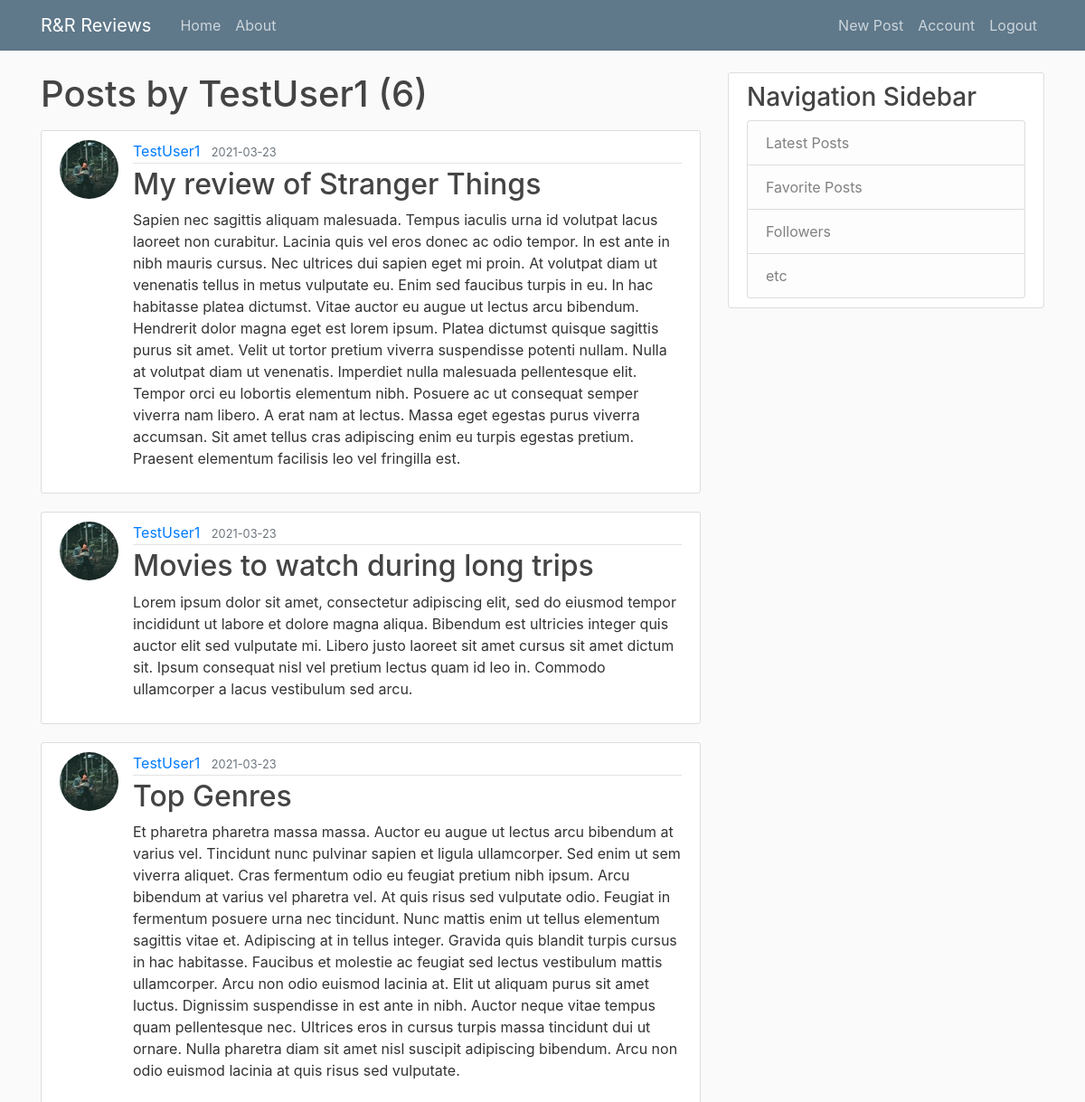
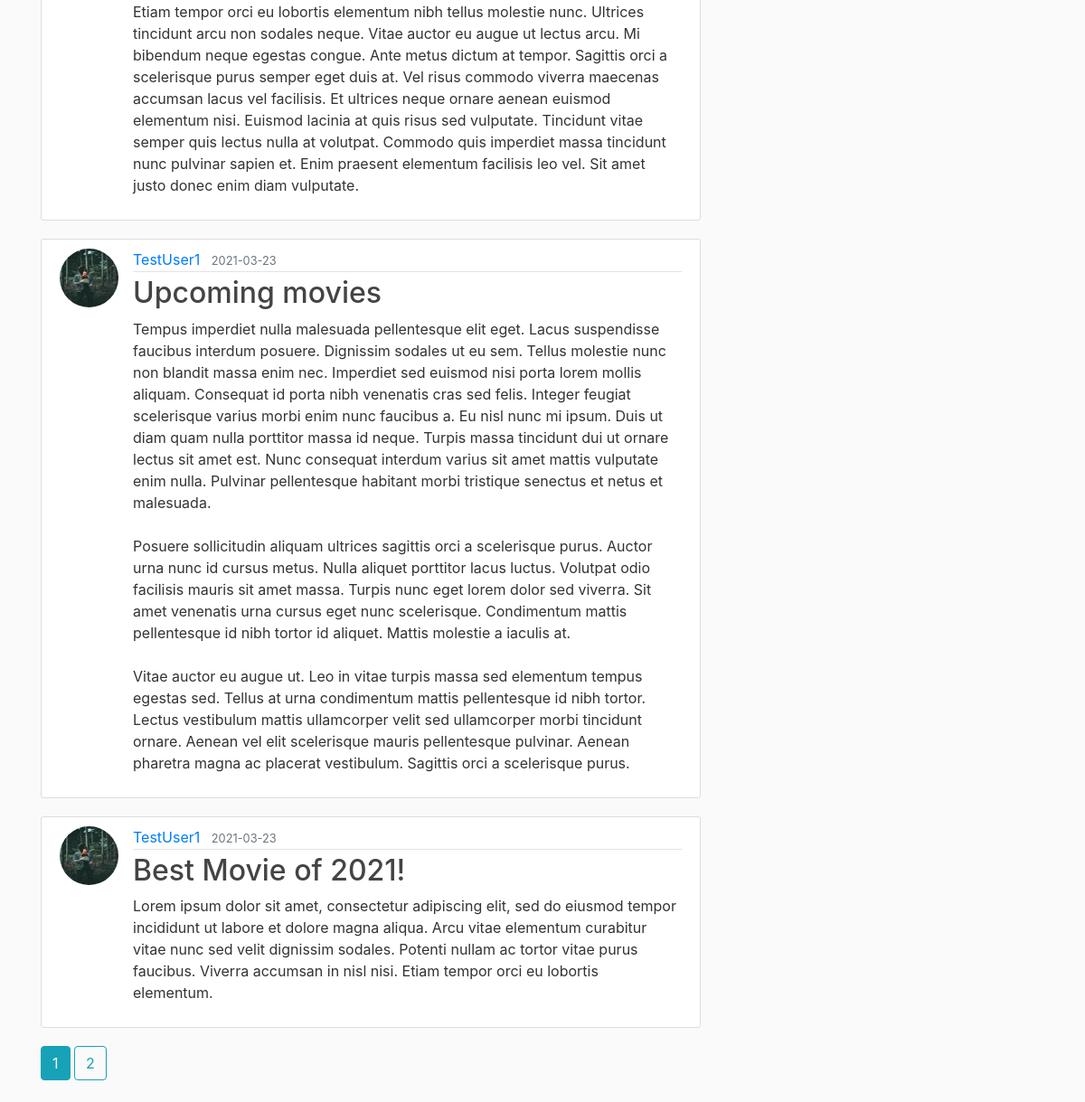
Screenshot of /user/TestUser1 (signed in) with the database file from the repository (2 pictures, top to bottom).
### app/models.py (models this page shows, shortened)
class User(db.Model, UserMixin):
    id = db.Column(db.Integer, primary_key=True)
    username = db.Column(db.String(50), unique=True, nullable=False)
    image_file = db.Column(db.String(20), nullable=False, default='default.jpg')
    password = db.Column(db.String(60), nullable=False)
    posts = db.relationship('Post', backref='author', lazy=True)

class Post(db.Model):
    id = db.Column(db.Integer, primary_key=True)
    title = db.Column(db.String(100), nullable=False)
    date_posted = db.Column(db.DateTime, nullable=False, default=datetime.utcnow)
    content = db.Column(db.Text, nullable=False)
    user_id = db.Column(db.Integer, db.ForeignKey('user.id'), nullable=False)

### app/routes.py (the view)
@app.route('/user/<string:username>')
def user_posts(username):
    page = request.args.get('page', 1, type=int)
    user = User.query.filter_by(username=username).first_or_404()
    posts = Post.query.filter_by(author=user).order_by(Post.date_posted.desc()).paginate(page=page, per_page=5)
    return render_template('user_posts.html', posts=posts, user=user)

### app/models.py (called while the page is built)
@login_manager.user_loader
def load_user(user_id):
    return User.query.get(int(user_id))

### app/templates/user_posts.html
{% extends "layout.html" %}
{% block content %}
    <h1 class="mb-3">Posts by {{ user.username }} ({{ posts.total }})</h1>
    {% for post in posts.items %}
        <article class="media content-section">
            <img class="rounded-circle article-img" src="{{ url_for('static', filename='profile_pics/' + post.author.image_file) }}">
            <div class="media-body">
                <div class="article-metadata">
                    <a class="mr-2" href="{{ url_for('user_posts', username=post.author.username) }}">{{ post.author.username }}</a>
                    <small class="text-muted">{{ post.date_posted.strftime('%Y-%m-%d') }}</small>
                </div>
                <h2><a class="article-title" href="{{ url_for('post', post_id=post.id) }}">{{ post.title }}</a></h2>
                <p class="article-content">{{ post.content }}</p>
            </div>
        </article>
    {% endfor %}
    {% for page_num in posts.iter_pages(left_edge=1, right_edge=1, left_current=1, right_current=2) %}
        {% if page_num %}
            {% if posts.page == page_num %}
                <a class="btn btn-info mb-4" href="{{ url_for('user_posts', username=user.username, page=page_num) }}">{{ page_num }}</a>
            {% else %}
                <a class="btn btn-outline-info mb-4" href="{{ url_for('user_posts', username=user.username, page=page_num) }}">{{ page_num }}</a>
            {% endif %}
        {% else %}
        ...
        {% endif %}
    {% endfor %}
{% endblock content %}

### app/static/main.css (style rules this page uses)
body { background: #fafafa; color: #333333; margin-top: 5rem; }
h1, h2, h3, h4, h5, h6 { color: #444444; }
.content-section { background: #ffffff; padding: 10px 20px; border: 1px solid #dddddd; border-radius: 3px; margin-bottom: 20px; }
.article-title { color: #444444; }
.article-content { white-space: pre-line; }
.article-img { height: 65px; width: 65px; margin-right: 16px; }
.article-metadata { padding-bottom: 1px; margin-bottom: 4px; border-bottom: 1px solid #e3e3e3 }

### rows the page displays
User: username "TestUser1"
Post: image_file (picture), author.username "TestUser1", date_posted "2021-03-23", title "My review of Stranger Things", content "Sapien nec sagittis aliquam malesuada. Tempus iaculis urna id volutpat lacus laoreet non curabitur. Lacinia quis vel eros donec ac odio tempor. In est ante in nibh mauris cursus. Nec ultrices dui sapien eget mi proin. At volutpat diam ut venenatis tellus in metus vulputate eu. Enim sed faucibus turpis in eu. In hac habitasse platea dictumst. Vitae auctor eu augue ut lectus arcu bibendum. Hendrerit dolor magna eget est lorem ipsum. Platea dictumst quisque sagittis purus sit amet. Velit ut tortor pretium viverra suspendisse potenti nullam. Nulla at volutpat diam ut venenatis. Imperdiet nulla malesuada pellentesque elit. Tempor orci eu lobortis elementum nibh. Posuere ac ut consequat semper…"
Post: image_file (picture), author.username "TestUser1", date_posted "2021-03-23", title "Movies to watch during long trips", content "Lorem ipsum dolor sit amet, consectetur adipiscing elit, sed do eiusmod tempor incididunt ut labore et dolore magna aliqua. Bibendum est ultricies integer quis auctor elit sed vulputate mi. Libero justo laoreet sit amet cursus sit amet dictum sit. Ipsum consequat nisl vel pretium lectus quam id leo in. Commodo ullamcorper a lacus vestibulum sed arcu."
Post: image_file (picture), author.username "TestUser1", date_posted "2021-03-23", title "Top Genres", content "Et pharetra pharetra massa massa. Auctor eu augue ut lectus arcu bibendum at varius vel. Tincidunt nunc pulvinar sapien et ligula ullamcorper. Sed enim ut sem viverra aliquet. Cras fermentum odio eu feugiat pretium nibh ipsum. Arcu bibendum at varius vel pharetra vel. At quis risus sed vulputate odio. Feugiat in fermentum posuere urna nec tincidunt. Nunc mattis enim ut tellus elementum sagittis vitae et. Adipiscing at in tellus integer. Gravida quis blandit turpis cursus in hac habitasse. Faucibus et molestie ac feugiat sed lectus vestibulum mattis ullamcorper. Arcu non odio euismod lacinia at. Elit ut aliquam purus sit amet luctus. Dignissim suspendisse in est ante in nibh. Auctor neque…"
Post: image_file (picture), author.username "TestUser1", date_posted "2021-03-23", title "Upcoming movies", content "Tempus imperdiet nulla malesuada pellentesque elit eget. Lacus suspendisse faucibus interdum posuere. Dignissim sodales ut eu sem. Tellus molestie nunc non blandit massa enim nec. Imperdiet sed euismod nisi porta lorem mollis aliquam. Consequat id porta nibh venenatis cras sed felis. Integer feugiat scelerisque varius morbi enim nunc faucibus a. Eu nisl nunc mi ipsum. Duis ut diam quam nulla porttitor massa id neque. Turpis massa tincidunt dui ut ornare lectus sit amet est. Nunc consequat interdum varius sit amet mattis vulputate enim nulla. Pulvinar pellentesque habitant morbi tristique senectus et netus et malesuada. Posuere sollicitudin aliquam ultrices sagittis orci a scelerisque purus.…"
Post: image_file (picture), author.username "TestUser1", date_posted "2021-03-23", title "Best Movie of 2021!", content "Lorem ipsum dolor sit amet, consectetur adipiscing elit, sed do eiusmod tempor incididunt ut labore et dolore magna aliqua. Arcu vitae elementum curabitur vitae nunc sed velit dignissim sodales. Potenti nullam ac tortor vitae purus faucibus. Viverra accumsan in nisl nisi. Etiam tempor orci eu lobortis elementum."

### other values shown
{{ posts.total }} "6"
{{ page_num }} "1"
{{ page_num }} "2"
